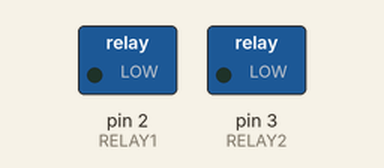
Simulated run of this sketch. Board: Arduino Uno, built with avr-gcc and run on an emulated ATmega328P. Shown: switched loads named in the sketch (green lamp = pin HIGH).

Above: at 1.0 s.
At 3.0 s:
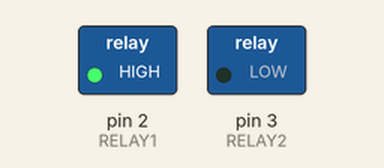
Timing chart, 0 to 5.2 s (numbered marks = the images above):
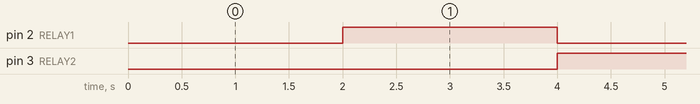

Measured:
- by itself, pin 2 (RELAY1), pin 3 (RELAY2): alternates HIGH for 2.0 s and LOW for 2.0 s
- by itself, everything shown: repeats every 4.0 s, in 3 steps

The sketch:

Relay_test.ino
```cpp
//A simple code for relays test

#define RELAY1 2                         //define the pins
#define RELAY2 3

void setup() {

  pinMode(RELAY1, OUTPUT);              //The two pins defined are two outputs
  pinMode(RELAY2, OUTPUT);

}

void loop() {

  digitalWrite(RELAY1, LOW);
  delay(2000);
  digitalWrite(RELAY1, HIGH);

  digitalWrite(RELAY2, LOW);
  delay(2000);
  digitalWrite(RELAY2, HIGH);

}
```
